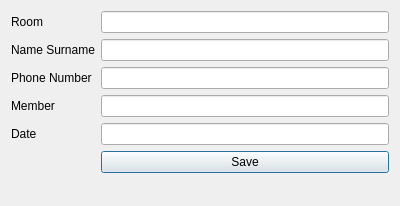
<?xml version="1.0" encoding="UTF-8"?>
<ui version="4.0">
 <class>NewName</class>
 <widget class="QDialog" name="NewName">
  <property name="geometry">
   <rect>
    <x>0</x>
    <y>0</y>
    <width>400</width>
    <height>206</height>
   </rect>
  </property>
  <property name="windowTitle">
   <string>Dialog</string>
  </property>
  <layout class="QFormLayout" name="formLayout">
   <item row="0" column="0">
    <widget class="QLabel" name="label_5">
     <property name="text">
      <string>Room</string>
     </property>
    </widget>
   </item>
   <item row="0" column="1">
    <widget class="QLineEdit" name="txtroom"/>
   </item>
   <item row="2" column="0">
    <widget class="QLabel" name="label">
     <property name="text">
      <string>Name Surname</string>
     </property>
    </widget>
   </item>
   <item row="2" column="1">
    <widget class="QLineEdit" name="txtName"/>
   </item>
   <item row="3" column="0">
    <widget class="QLabel" name="label_2">
     <property name="text">
      <string>Phone Number</string>
     </property>
    </widget>
   </item>
   <item row="3" column="1">
    <widget class="QLineEdit" name="txtPhone"/>
   </item>
   <item row="4" column="0">
    <widget class="QLabel" name="label_3">
     <property name="text">
      <string>Member</string>
     </property>
    </widget>
   </item>
   <item row="4" column="1">
    <widget class="QLineEdit" name="txtMember"/>
   </item>
   <item row="5" column="0">
    <widget class="QLabel" name="label_4">
     <property name="text">
      <string>Date</string>
     </property>
    </widget>
   </item>
   <item row="5" column="1">
    <widget class="QLineEdit" name="txtDate"/>
   </item>
   <item row="6" column="1">
    <widget class="QPushButton" name="btnsave">
     <property name="text">
      <string>Save</string>
     </property>
    </widget>
   </item>
  </layout>
 </widget>
 <resources/>
 <connections/>
</ui>
